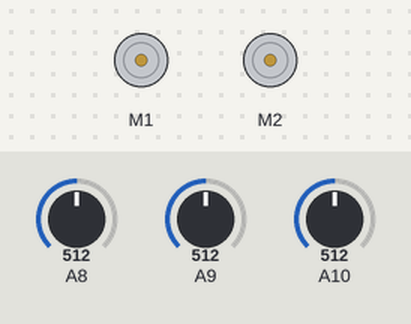
A sketch run on a simulated Arduino Mega 2560, built with avr-gcc and run on an emulated ATmega2560. Parts: 2 × DC motor (green arrow = forward, orange = backward, longer = faster). The test bench sets the inputs (shaded band); at power-on: A8 = 512, A9 = 512, A10 = 512. What the sketch prints to the serial monitor is not drawn.

Above: at 1.2 s.
1.3 s: A8 set to 687
2.8 s: A8 set to 719
At 4.2 s:
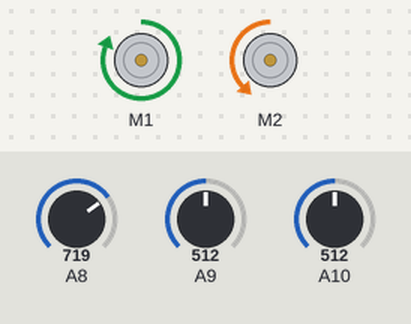
Timing chart, 0 to 5.8 s (numbered marks = the images above; inputs shaded):
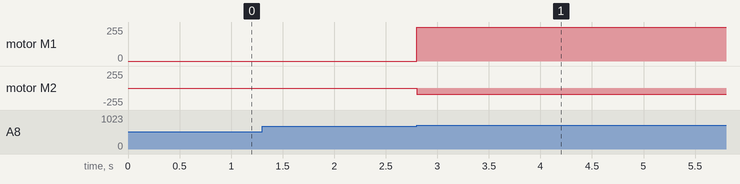

Measured:
- the behaviour switches between 700 and 701 on A8 (found by bisection; images 0 and 1)
- after the input at 1.3 s, every drawn part: stays the same
- after the input at 2.8 s, motor M1: stopped → forward 255/255 at once; motor M2: stopped → backward 90/255 at once

The sketch:

CarrinhoMain.ino
```cpp
// (licence header left out)
#include <AFMotor.h>

AF_DCMotor motor_esq(1);
AF_DCMotor motor_dir(2);

#define SENSOR_ESQ A10  // Sensor esquerdo
#define SENSOR_MEIO A9      // Sensor do meio
#define SENSOR_DIR   A8  // Sensor esquerdo
int limiar = 700;

void setup() {
  Serial.begin(9600);           // set up Serial library at 9600 bps
  Serial.println("Motor test!");

  // turn on motor
  motor_esq.setSpeed(255);
  motor_dir.setSpeed(255);

  motor_esq.run(RELEASE);
  motor_dir.run(RELEASE);
}

void loop() {
// Leitura confiável dos sensores
//  int Esquerda = leituraConfiavel(SENSOR_ESQ);
  //int Meio = leituraConfiavel(SENSOR_MEIO);
  //int Direita = leituraConfiavel(SENSOR_DIR);
    int Esquerda = leituraSensor(SENSOR_ESQ);
    int Meio = leituraSensor(SENSOR_MEIO);
    int Direita = leituraSensor(SENSOR_DIR);

   /* // Prints para debugs, são lentos
  Serial.print(Esquerda);

  Serial.print(" ");

  Serial.print(Meio);

  Serial.print(" ");

  Serial.print(Direita);

  Serial.println(" ");

*/
/* // Forma não otimizada de fazer os if's
  if(Meio == HIGH && Esquerda == LOW && Direita == LOW){
    moveForward();
  }else if(Meio == HIGH && Esquerda == HIGH && Direita == LOW){
    turnLeft();
  }else if(Meio == HIGH && Esquerda == LOW && Direita == HIGH){
    turnRight();
  }else if(Meio == LOW && Esquerda == LOW && Direita == HIGH){
    turnRight();
  }else if(Meio == LOW && Esquerda == HIGH && Direita == LOW){
    turnLeft();
  }
*/
if (Meio == HIGH) {
        if (Esquerda == LOW && Direita == LOW) {
            moveForward();
        } else if (Esquerda == HIGH) {
            turnLeft();
        } else if (Direita == HIGH) {
            turnRight();
        }
    } else {
        if (Direita == HIGH) {
            turnRight();
        } else if (Esquerda == HIGH) {
            turnLeft();
        }
    }

}
int leituraSensor(int sensorPin) {
    return analogRead(sensorPin) > limiar ? HIGH : LOW;
}

/*
// Função para ler o sensor de forma confiável
int leituraConfiavel(int pinoSensor) {
  int leitura = 0;

  for (int i = 0; i < numLeituras; i++) {
    leitura += analogRead(pinoSensor);
    leitura = leitura/numLeituras;
  }
  Serial.println(leitura);
  if (leitura > limiar) {
    // Todas as leituras foram HIGH
    return HIGH;
  } else{
    return LOW;
  }

}

*/


void moveForward() {
  motor_esq.run(FORWARD);
  motor_dir.run(FORWARD);
  motor_esq.setSpeed(255);
  motor_dir.setSpeed(255);

}

void turnLeft() {
  motor_esq.run(BACKWARD);
  motor_dir.run(FORWARD);
  motor_esq.setSpeed(90);
  motor_dir.setSpeed(255);
}

void turnRight() {
  motor_esq.run(FORWARD);
  motor_dir.run(BACKWARD);
  motor_esq.setSpeed(255);
  motor_dir.setSpeed(90);
}
```
